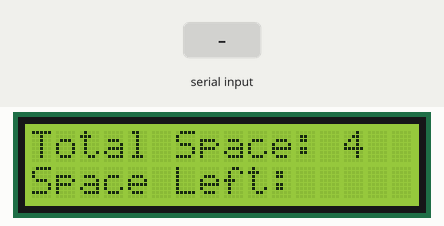
Simulated run of this sketch. Board: Arduino Uno, built with avr-gcc and run on an emulated ATmega328P. Shown: 16×2 character LCD. The test bench sets the inputs (shaded band). What the sketch prints to the serial monitor is not drawn.

Above: at 1.2 s.
1.3 s: "1\n" received over Serial
At 2.1 s:
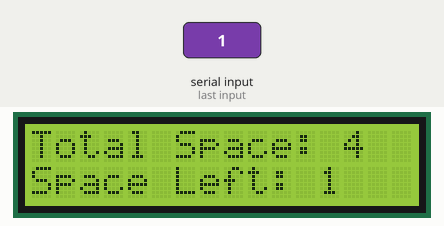
3.8 s: "0\n" received over Serial
At 4.3 s:
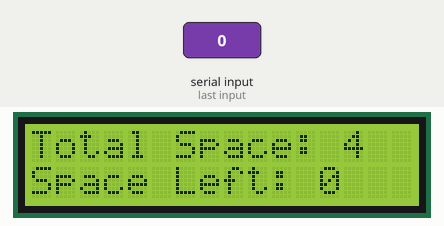
6.3 s: "2\n" received over Serial
At 7.1 s:
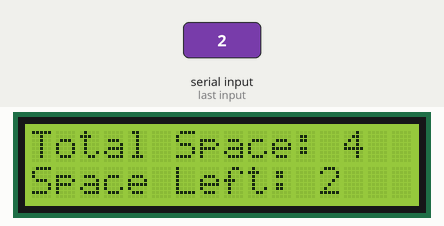
Timing chart, 0 to 9.3 s (numbered marks = the images above; inputs shaded):
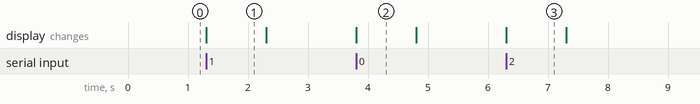

Measured:
- after the input at 1.3 s, the display: changes at once (image 1)
- after the input at 3.8 s, the display: changes at once (image 2)
- after the input at 6.3 s, the display: changes at once (image 3)
- what the display in image 1 shows lasts 1.0 s, from 1.3 s to 2.3 s

The sketch:

parking_arduino_lcd.ino
```cpp
#include<LiquidCrystal.h>  //include LCD library
LiquidCrystal LCD(2,3,4,5,6,7);
String slot;

void setup() {
  // put your setup code here, to run once:
Serial.begin(115200);
LCD.begin(16,2);
LCD.setCursor(0,0);
LCD.print("Total Space: 4");
LCD.setCursor(0,1);
LCD.print("Space Left: ");
}

void loop() {
  // put your main code here, to run repeatedly:
if(Serial.available()>0) {
  slot = Serial.readStringUntil('\n');
  slot.trim();
  Serial.println(slot);
  LCD.setCursor(12,1);
  LCD.print(slot);
  delay(1000);
  LCD.setCursor(12,1);
  LCD.print(" ");
  }
}
```
